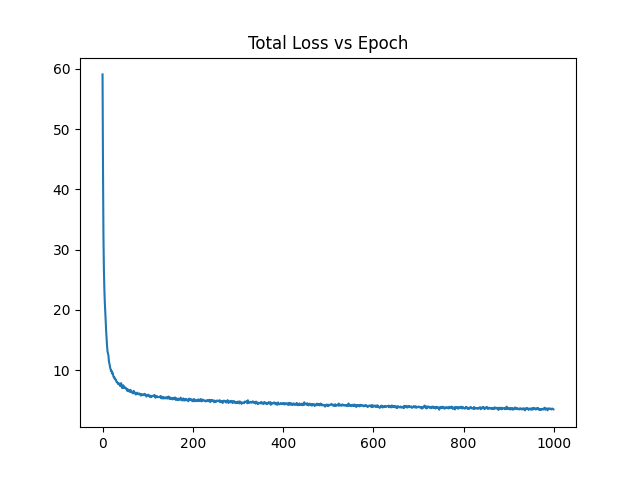

Recreate this plot in Python.
from model.unet import Unet
from model.t5 import t5_encode_text
from model.training import *
from model.diffusionModel import DiffusionModel
from torch.utils.data import DataLoader
from torch.optim import Adam
import torch.nn.functional as F
import torch
import matplotlib.pyplot as plt

# training hyperparameters
batch_size = 32
n_epoch = 100
learning_rate = 1e-3
# network hyperparameters
device = torch.device("cuda:0" if torch.cuda.is_available() else 'cpu')
n_feat = 512 # hidden dimension feature
max_text_len = 128 # word vector max size
height = 64 # 64x64 image
save_dir = './weights_flickr30k/'
# diffusion hyperparameters
timesteps = 600

dataset_data_path = './dataset/Flickr30k_dataset.npy'
# load dataset
dataset = CustomDataset(dataset_data_path)
dataloader = DataLoader(dataset, batch_size=batch_size, shuffle=True, num_workers=1, drop_last=True)


df = DiffusionModel(timesteps, height)
model = Unet(in_channels=3, n_feat=n_feat, max_text_len=max_text_len, height=height, device=device).to(device)
#model.load_state_dict(torch.load(save_dir+"model_101.pth", map_location=device))
optimizer = Adam(model.parameters(), lr=learning_rate)
#scheduler = torch.optim.lr_scheduler.OneCycleLR(optimizer,
#                                                max_lr=1e-2,
#                                                steps_per_epoch=len(dataloader),
#                                                epochs=n_epoch,
#                                                pct_start=0.43,
#                                                div_factor=10,
#                                                final_div_factor=1000,
#                                                three_phase=True, verbose=False)

list_total_loss = []
training_steps = 0
model.train()
for epoch in range(n_epoch):
    print("------------------------------------ epoch {:03d} ------------------------------------".format(epoch + 1))
    total_loss = 0
    loss_list = []
    # linearly decay of learning rate
    #optimizer.param_groups[0]['lr'] = learning_rate*(1-(epoch/n_epoch))
    #print(f'lr: {optimizer.param_groups[0]["lr"]}')
    for x_0, labels in dataloader:   # x_0: images
        optimizer.zero_grad()
        x_0 = x_0.to(device)
        # perturb data
        noise = torch.randn_like(x_0).to(device)
        t = torch.randint(1, timesteps + 1, (x_0.shape[0],)).to(device)
        x_t = df.noise_image(x_0, t, noise).to(device)
        t_emb, t_mask = t5_encode_text(labels)
        # use network to recover noise
        pred_noise = model(x_t, t / timesteps, t_emb=t_emb, t_mask=t_mask)

        # loss is measures the element-wise mean squared error between the predicted and true noise
        loss = F.mse_loss(pred_noise, noise)
        loss_list.append(loss.item())
        loss.backward()
        optimizer.step()
        training_steps+=1
    loss_list = np.array(loss_list)
    print("Min loss: {}".format(loss_list.min()))
    print("Max loss: {}".format(loss_list.max()))
    total_loss = loss_list.sum()
    print("Mean loss: {}".format(loss_list.mean()))
    print("Std loss: {}".format(loss_list.std()))
    print("Total Loss: {}".format(total_loss))
    list_total_loss.append(total_loss)
    # save model periodically
    if epoch%3==0 or epoch == int(n_epoch-1):
        torch.save(model.state_dict(), save_dir + "model_{:03d}.pth".format(epoch + 1))
        print('saved model at ' + save_dir + "model_{:03d}.pth".format(epoch + 1))
    plt.figure()
    plt.plot(list_total_loss)
    plt.title("Total Loss vs Epoch")
    plt.savefig('train.png')

print("Fin del entrenamiento")